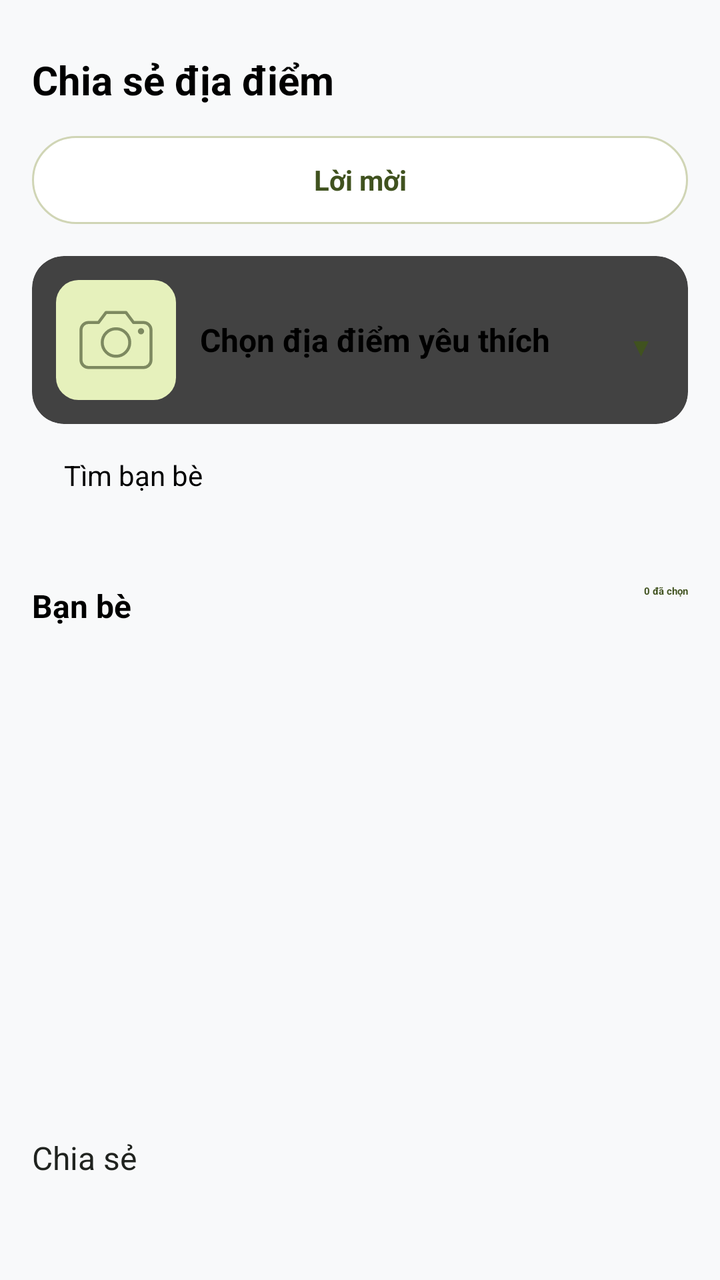
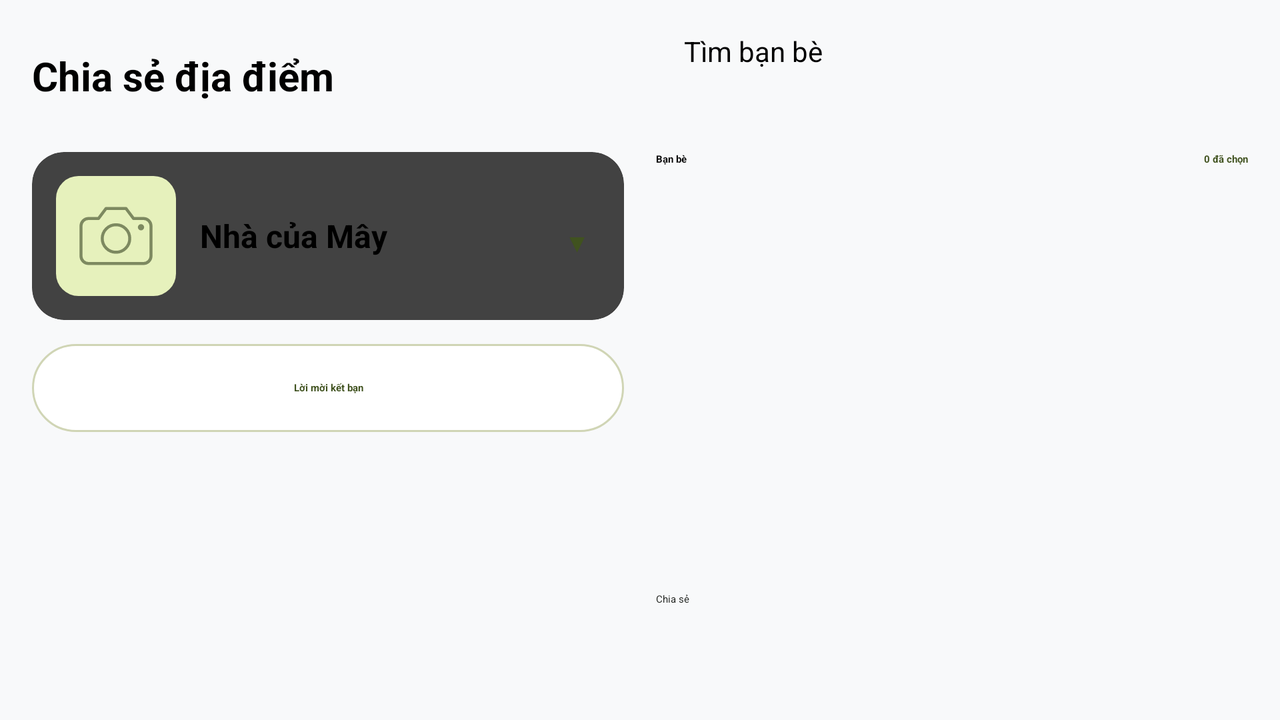

An Android layout and its configuration variant, each rendered on a device that would load it. The default file and the variant file are quoted in full after the pictures.
<!-- AndroidManifest.xml: application theme Theme.Push -->
<!-- res/layout/activity_share_location.xml -->
<?xml version="1.0" encoding="utf-8"?>
<LinearLayout xmlns:android="http://schemas.android.com/apk/res/android"
    xmlns:app="http://schemas.android.com/apk/res-auto"
    android:layout_width="match_parent"
    android:layout_height="match_parent"
    android:orientation="vertical"
    android:background="#F8F9FA"
    android:padding="16dp">

    
    <LinearLayout
        android:layout_width="match_parent"
        android:layout_height="48dp"
        android:gravity="start|center_vertical"
        android:orientation="horizontal">

        <TextView
            android:layout_width="match_parent"
            android:layout_height="wrap_content"
            android:gravity="start|center_vertical"
            android:text="Chia sẻ địa điểm"
            android:textColor="#000000"
            android:textSize="20sp"
            android:textStyle="bold" />
    </LinearLayout>

    <TextView
        android:id="@+id/btnFriendRequests"
        android:layout_width="match_parent"
        android:layout_height="44dp"
        android:layout_marginTop="4dp"
        android:background="@drawable/bg_edit_button"
        android:clickable="true"
        android:focusable="true"
        android:gravity="center"
        android:text="Lời mời"
        android:textColor="@color/violet_dark"
        android:textSize="14sp"
        android:textStyle="bold" />

    
    <androidx.cardview.widget.CardView
        android:id="@+id/cardSelectPlace"
        android:layout_width="match_parent"
        android:layout_height="wrap_content"
        android:layout_marginTop="16dp"
        app:cardCornerRadius="16dp"
        app:cardElevation="2dp">

        <LinearLayout
            android:layout_width="match_parent"
            android:layout_height="wrap_content"
            android:padding="12dp"
            android:orientation="horizontal"
            android:gravity="center_vertical">

            <FrameLayout
                android:layout_width="60dp"
                android:layout_height="60dp">
                <ImageView
                    android:id="@+id/imgPlace"
                    android:layout_width="match_parent"
                    android:layout_height="match_parent"
                    android:scaleType="centerCrop"
                    android:src="@drawable/bg_empty_place_photo" />
            </FrameLayout>

            <LinearLayout
                android:layout_width="0dp"
                android:layout_height="wrap_content"
                android:layout_weight="1"
                android:layout_marginStart="12dp"
                android:orientation="vertical">

                <TextView
                    android:id="@+id/tvPlaceName"
                    android:layout_width="wrap_content"
                    android:layout_height="wrap_content"
                    android:text="Chọn địa điểm yêu thích"
                    android:textStyle="bold"
                    android:textColor="#000000"
                    android:textSize="16sp" />

                <TextView
                    android:id="@+id/tvPlaceAddress"
                    android:layout_width="wrap_content"
                    android:layout_height="wrap_content"
                    android:text="Hẻm 11, Khe Sanh, Đà Lạt"
                    android:textColor="#757575"
                    android:textSize="12sp"
                    android:visibility="gone" />

                <TextView
                    android:id="@+id/tvPlaceCategory"
                    android:layout_width="wrap_content"
                    android:layout_height="wrap_content"
                    android:text="Cà phê · Bạn đã thêm"
                    android:textColor="#9E9E9E"
                    android:textSize="12sp"
                    android:visibility="gone" />
            </LinearLayout>

            <TextView
                android:id="@+id/imgPlaceDropdown"
                android:layout_width="24dp"
                android:layout_height="24dp"
                android:contentDescription="Mở danh sách địa điểm đã lưu"
                android:gravity="center"
                android:text="▾"
                android:textColor="@color/violet_dark"
                android:textSize="22sp"
                android:textStyle="bold" />
        </LinearLayout>
    </androidx.cardview.widget.CardView>

    
    <EditText
        android:id="@+id/edtSearch"
        android:layout_width="match_parent"
        android:layout_height="48dp"
        android:layout_marginTop="16dp"
        android:hint="Tìm bạn bè"
        android:paddingHorizontal="16dp"
        android:textSize="14sp" />

    
    <RelativeLayout
        android:layout_width="match_parent"
        android:layout_height="wrap_content"
        android:layout_marginTop="16dp">

        <TextView
            android:id="@+id/tvFriendsListTitle"
            android:layout_width="wrap_content"
            android:layout_height="wrap_content"
            android:text="Bạn bè"
            android:textColor="#000000"
            android:textSize="16sp"
            android:textStyle="bold" />

        <TextView
            android:id="@+id/tvSelectedCount"
            android:layout_width="wrap_content"
            android:layout_height="wrap_content"
            android:layout_alignParentEnd="true"
            android:text="0 đã chọn"
            android:textColor="@color/violet_dark"
            android:textStyle="bold" />
    </RelativeLayout>

    
    <FrameLayout
        android:layout_width="match_parent"
        android:layout_height="0dp"
        android:layout_weight="1"
        android:layout_marginTop="8dp">
        <androidx.recyclerview.widget.RecyclerView
            android:id="@+id/rvFriends"
            android:layout_width="match_parent"
            android:layout_height="match_parent" />
        <TextView
            android:id="@+id/tvFriendsEmpty"
            android:layout_width="match_parent"
            android:layout_height="wrap_content"
            android:layout_gravity="center"
            android:gravity="center"
            android:padding="20dp"
            android:text=""
            android:textColor="#757575"
            android:textSize="14sp"
            android:visibility="gone" />
    </FrameLayout>

    
    <Button
        android:id="@+id/btnShare"
        android:layout_width="match_parent"
        android:layout_height="56dp"
        android:layout_marginTop="8dp"
        android:backgroundTint="@color/lime"
        android:text="Chia sẻ"
        android:textColor="@color/ink"
        android:textSize="16sp"
        app:cornerRadius="16dp" />

</LinearLayout>
<!-- resources referenced by this layout -->
<resources>
  <color name="ink">#20231F</color>
  <color name="lime">#E6F1BC</color>
  <color name="violet_dark">#40521F</color>
  <!-- drawable bg_edit_button (drawable) -->
  <?xml version="1.0" encoding="utf-8"?>
  <shape xmlns:android="http://schemas.android.com/apk/res/android"
      android:shape="rectangle">
      <solid android:color="#FFFFFF" />
      <stroke
          android:width="1dp"
          android:color="#D0D5B5" />
      <corners android:radius="26dp" />
  </shape>
  <!-- drawable bg_empty_place_photo (drawable) -->
  <layer-list xmlns:android="http://schemas.android.com/apk/res/android">
      <item>
          <shape android:shape="rectangle">
              <solid android:color="#E6F1BC" />
              <corners android:radius="18dp" />
          </shape>
      </item>
      <item
          android:drawable="@drawable/ic_empty_place_camera"
          android:width="96dp"
          android:height="96dp"
          android:gravity="center" />
  </layer-list>
  <!-- drawable ic_empty_place_camera (drawable) -->
  <vector xmlns:android="http://schemas.android.com/apk/res/android"
      android:width="96dp"
      android:height="96dp"
      android:viewportWidth="96"
      android:viewportHeight="96">
      <path
          android:fillColor="@android:color/transparent"
          android:pathData="M26,34h8l6,-8h16l6,8h8c3.3,0 6,2.7 6,6v24c0,3.3 -2.7,6 -6,6L26,70c-3.3,0 -6,-2.7 -6,-6L20,40c0,-3.3 2.7,-6 6,-6z"
          android:strokeColor="#7D8960"
          android:strokeLineCap="round"
          android:strokeLineJoin="round"
          android:strokeWidth="2.4" />
      <path
          android:fillColor="@android:color/transparent"
          android:pathData="M48,39a11,11 0,1 0,0 22a11,11 0,1 0,0 -22"
          android:strokeColor="#7D8960"
          android:strokeWidth="2.4" />
      <path
          android:fillColor="#7D8960"
          android:pathData="M68,41m-2.5,0a2.5,2.5 0,1 0,5 0a2.5,2.5 0,1 0,-5 0" />
  </vector>
</resources>
<!-- res/layout-land/activity_share_location.xml (the repository's variant of the layout above) -->
<!-- drawn on the phone turned sideways -->
<?xml version="1.0" encoding="utf-8"?>
<LinearLayout xmlns:android="http://schemas.android.com/apk/res/android"
    xmlns:app="http://schemas.android.com/apk/res-auto"
    android:layout_width="match_parent"
    android:layout_height="match_parent"
    android:orientation="horizontal"
    android:background="#F8F9FA"
    android:padding="16dp">

    
    <LinearLayout
        android:layout_width="0dp"
        android:layout_height="match_parent"
        android:layout_weight="1"
        android:orientation="vertical">

        <LinearLayout
            android:layout_width="match_parent"
            android:layout_height="44dp"
            android:gravity="start|center_vertical"
            android:orientation="horizontal">
            <TextView
                android:layout_width="match_parent"
                android:layout_height="wrap_content"
                android:gravity="start|center_vertical"
                android:text="Chia sẻ địa điểm"
                android:textColor="#000000"
                android:textSize="20sp"
                android:textStyle="bold" />
        </LinearLayout>

        <androidx.cardview.widget.CardView
            android:id="@+id/cardSelectPlace"
            android:layout_width="match_parent"
            android:layout_height="wrap_content"
            android:layout_marginTop="16dp"
            app:cardCornerRadius="16dp">

            <LinearLayout
                android:layout_width="match_parent"
                android:layout_height="wrap_content"
                android:padding="12dp"
                android:orientation="horizontal"
                android:gravity="center_vertical">

                <FrameLayout
                    android:layout_width="60dp"
                    android:layout_height="60dp">
                    <ImageView
                        android:id="@+id/imgPlace"
                        android:layout_width="match_parent"
                        android:layout_height="match_parent"
                        android:scaleType="centerCrop"
                        android:src="@drawable/bg_empty_place_photo" />
                </FrameLayout>

                <LinearLayout
                    android:layout_width="0dp"
                    android:layout_height="wrap_content"
                    android:layout_weight="1"
                    android:layout_marginStart="12dp"
                    android:orientation="vertical">

                <TextView
                    android:id="@+id/tvPlaceName"
                    android:layout_width="wrap_content"
                    android:layout_height="wrap_content"
                    android:text="Nhà của Mây"
                    android:textStyle="bold"
                    android:textColor="#000000"
                    android:textSize="16sp" />

                <TextView
                    android:id="@+id/tvPlaceAddress"
                    android:layout_width="wrap_content"
                    android:layout_height="wrap_content"
                    android:text="Hẻm 11, Khe Sanh, Đà Lạt"
                    android:textColor="#757575"
                    android:textSize="12sp"
                    android:visibility="gone" />
                <TextView
                    android:id="@+id/tvPlaceCategory"
                    android:layout_width="wrap_content"
                    android:layout_height="wrap_content"
                    android:text="Địa điểm"
                    android:textColor="#9E9E9E"
                    android:textSize="12sp"
                    android:visibility="gone" />
                </LinearLayout>
                <TextView
                    android:id="@+id/imgPlaceDropdown"
                    android:layout_width="24dp"
                    android:layout_height="24dp"
                    android:contentDescription="Mở danh sách địa điểm đã lưu"
                    android:gravity="center"
                    android:text="▾"
                    android:textColor="@color/violet_dark"
                    android:textSize="22sp"
                    android:textStyle="bold" />
            </LinearLayout>
        </androidx.cardview.widget.CardView>

        <TextView
            android:id="@+id/btnFriendRequests"
            android:layout_width="match_parent"
            android:layout_height="44dp"
            android:layout_marginTop="12dp"
            android:background="@drawable/bg_edit_button"
            android:clickable="true"
            android:focusable="true"
            android:gravity="center"
            android:text="Lời mời kết bạn"
            android:textColor="@color/violet_dark"
            android:textStyle="bold" />
    </LinearLayout>

    
    <LinearLayout
        android:layout_width="0dp"
        android:layout_height="match_parent"
        android:layout_weight="1"
        android:layout_marginStart="16dp"
        android:orientation="vertical">

        <EditText
            android:id="@+id/edtSearch"
            android:layout_width="match_parent"
            android:layout_height="48dp"
            android:hint="Tìm bạn bè"
            android:paddingHorizontal="14dp"
            android:textSize="14sp" />

        <RelativeLayout
            android:layout_width="match_parent"
            android:layout_height="wrap_content"
            android:layout_marginTop="12dp">
            <TextView
                android:id="@+id/tvFriendsListTitle"
                android:layout_width="wrap_content"
                android:layout_height="wrap_content"
                android:text="Bạn bè"
                android:textColor="#000000"
                android:textStyle="bold" />
            <TextView
                android:id="@+id/tvSelectedCount"
                android:layout_width="wrap_content"
                android:layout_height="wrap_content"
                android:layout_alignParentEnd="true"
                android:text="0 đã chọn"
                android:textColor="@color/violet_dark"
                android:textStyle="bold" />
        </RelativeLayout>

        <FrameLayout
            android:layout_width="match_parent"
            android:layout_height="0dp"
            android:layout_weight="1"
            android:layout_marginTop="8dp">

        <androidx.recyclerview.widget.RecyclerView
            android:id="@+id/rvFriends"
            android:layout_width="match_parent"
            android:layout_height="match_parent" />

            <TextView
                android:id="@+id/tvFriendsEmpty"
                android:layout_width="match_parent"
                android:layout_height="wrap_content"
                android:layout_gravity="center"
                android:gravity="center"
                android:padding="20dp"
                android:textColor="#757575"
                android:textSize="14sp"
                android:visibility="gone" />
        </FrameLayout>

        <Button
            android:id="@+id/btnShare"
            android:layout_width="match_parent"
            android:layout_height="48dp"
            android:backgroundTint="@color/lime"
            android:text="Chia sẻ"
            android:textColor="@color/ink" />
    </LinearLayout>

</LinearLayout>
